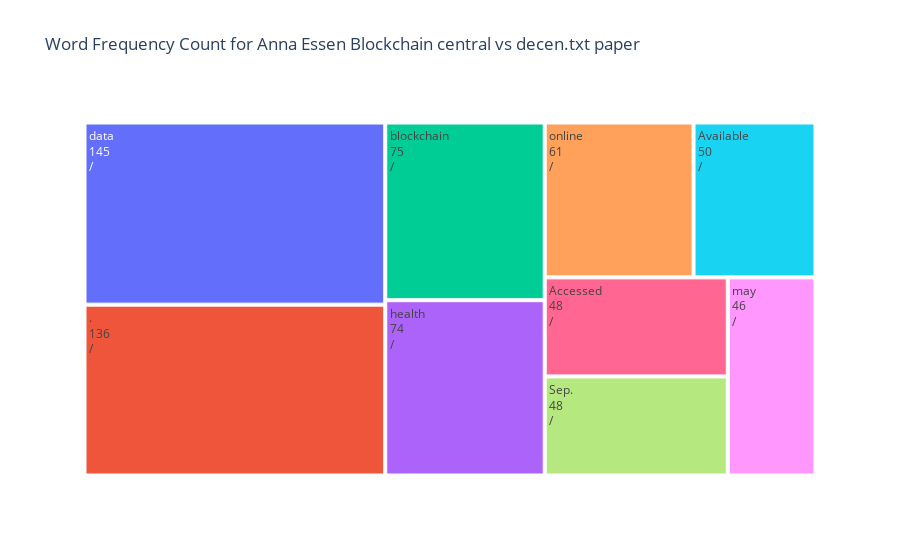

Notebook cell for this chart:
### Code cell
fig = px.treemap(df,
                 path=['index'],
                 values='CNT',
                 title="Word Frequency Count for Anna Essen Blockchain central vs decen.txt paper")
fig.data[0].textinfo = 'label+text+value+current path'
fig.show()

### Figure 1 — Plotly figure (JSON) as saved in the notebook; plotly's stock layout.template omitted (floating-point values rounded to 4 significant figures)
{"data": [{"branchvalues": "total", "domain": {"x": [0, 1], "y": [0, 1]}, "hovertemplate": "labels=%{label}<br>CNT=%{value}<br>parent=%{parent}<br>id=%{id}<extra></extra>", "ids": [".", "Accessed", "Available", "Sep.", "blockchain", "data", "health", "may", "online"], "labels": [".", "Accessed", "Available", "Sep.", "blockchain", "data", "health", "may", "online"], "name": "", "parents": ["", "", "", "", "", "", "", "", ""], "textinfo": "label+text+value+current path", "type": "treemap", "values": [136, 48, 50, 48, 75, 145, 74, 46, 61]}], "layout": {"legend": {"tracegroupgap": 0}, "title": {"text": "Word Frequency Count for Anna Essen Blockchain central vs decen.txt paper"}}}
